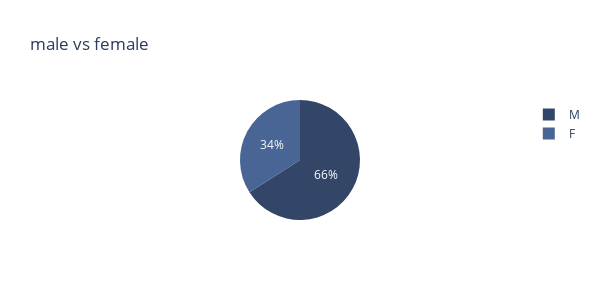

Here is the notebook cell this chart was saved with:
### Code cell
import plotly.express as px
import pandas as pd
D_Legislator=pd.read_excel("Division_legislator_clean.xlsx")
fig_pie = px.pie(D_Legislator[D_Legislator["gender"].notna()], names="gender", height=300, width=600, title='Division level: male vs female', 
                 color_discrete_sequence=['#334668','#496595'])
fig_pie.show()

### Figure 1 — Plotly figure (JSON) as saved in the notebook; plotly's stock layout.template omitted (floating-point values rounded to 4 significant figures; data arrays with more than 128 entries replaced by an {"elided": "..."} marker saying what was removed)
{"data": [{"domain": {"x": [0, 1], "y": [0, 1]}, "hovertemplate": "gender=%{label}<extra></extra>", "labels": {"elided": "5495 str values"}, "legendgroup": "", "name": "", "showlegend": true, "type": "pie"}], "layout": {"height": 300, "legend": {"tracegroupgap": 0}, "piecolorway": ["#334668", "#496595"], "title": {"text": "male vs female"}, "width": 600}}
